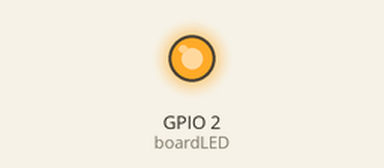
Bench run of a sketch on a simulated ESP32. On the bench: output pins drawn as LEDs (lit = HIGH). WiFi joins after 1.5 s; servers stay silent unless stated; the local clock reads 2024-03-15 10:24:30 at power-on unless the sketch sets it; random numbers use the default seed unless the sketch sets one; no MQTT or app messages arrive unless stated; what the sketch prints to the serial monitor is not drawn.

Above: at 2.22 s.
At 7.3 s:
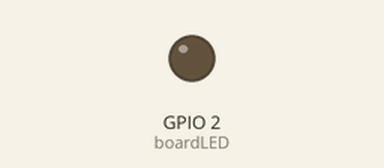
Timing chart, 0 to 15.5 s (numbered marks = the images above):
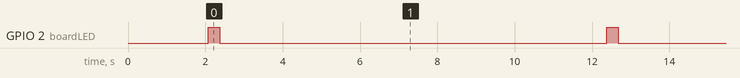

The sketch:

Aula05.ino
```cpp
/********************************************************************
 * Projeto: Envio de Dados MQTT com ESP32 (WiFi + NTP)
 * Autor: André Tritiack
 * Placa: DOIT ESP32 DEVKIT V1
 *
 * Descrição:
 * Este projeto conecta o ESP32 a uma rede Wi-Fi e a um Broker MQTT.
 * A cada 10 segundos, envia uma mensagem JSON com:
 * - ID do grupo
 * - ID do módulo
 * - IP local
 * - Data (YYYY-MM-DD)
 * - Hora (HH:MM:SS)
 *
 * Bibliotecas utilizadas:
 * - WiFi (nativa)
 * - time (nativa do ESP32)
 * - PubSubClient (instalar)
 * - ArduinoJson (instalar)
 *
 * Baseado em tutoriais da Random Nerd Tutorials e documentação oficial
 * da Espressif.
 ********************************************************************/

//----------------------------------------------------------
// Bibliotecas já disponíveis no ambiente ESP32

#include <WiFi.h>
#include <time.h>

//----------------------------------------------------------
// Bibliotecas a instalar pelo Gerenciador de Bibliotecas

#include <PubSubClient.h>
#include <ArduinoJson.h>

//----------------------------------------------------------
// Definições e configurações

#define boardLED 2 // LED onboard

// Identificadores
const char* ID        = "Vitugo e gananba";
const char* moduleID  = "ESP32_003";

// Wi-Fi
const char* SSID      = "iPhone de João";
const char* PASSWORD  = "batata12345";

// MQTT Broker
const char* BROKER_MQTT  = "74.179.84.66";
const int   BROKER_PORT  = 1883;

// Usuário e senha do Mosquitto Broker
const char* mqttUser     = "gs2024";
const char* mqttPassword = "q1w2e3r4";

// Tópico MQTT
#define TOPICO_PUBLISH  "esp32/2TDSPY"

//----------------------------------------------------------
// Variáveis globais

float temp, umid;

WiFiClient espClient;
PubSubClient MQTT(espClient);
char buffer[256]; // Buffer para o JSON serializado

//----------------------------------------------------------
// Setup inicial

void setup() {
    Serial.begin(115200);
    pinMode(boardLED, OUTPUT);
    digitalWrite(boardLED, LOW);

    initWiFi();
    initNTP();
    initMQTT();
}

//----------------------------------------------------------
// Loop principal

void loop() {

    leitorSensor();

    // Verifica e mantém conexões ativas com Wi-Fi e MQTT
    verificaConexoesWiFiEMQTT();

    // Captura data e hora via NTP
    struct tm timeinfo;
    getLocalTime(&timeinfo);

    char data[11]; // Formato: "YYYY-MM-DD"
    char hora[9];  // Formato: "HH:MM:SS"
    strftime(data, sizeof(data), "%Y-%m-%d", &timeinfo);
    strftime(hora, sizeof(hora), "%H:%M:%S", &timeinfo);

    // Montagem do documento JSON
    StaticJsonDocument<300> doc;

    // 1. Identificação
    doc["ID"]     = ID;
    doc["Sensor"] = moduleID;

    // 2. Rede
    doc["IP"]     = WiFi.localIP().toString();
    doc["MAC"]    = WiFi.macAddress();

    // 3. Data e hora
    doc["data"]   = data;
    doc["hora"]   = hora;

    // 4. Sensores
    doc["Temperatura"] = temp;
    doc["Umidade"] = umid;

    // Serializa JSON para string
    serializeJson(doc, buffer);

    // Exibe no monitor serial
    Serial.println(buffer);

    // Envia via MQTT
    enviaEstadoOutputMQTT();

    // Feedback visual
    piscaLed();

    // Intervalo de envio
    delay(10000);
}

//----------------------------------------------------------
// Conexão Wi-Fi

void initWiFi() {
    WiFi.begin(SSID, PASSWORD);
    Serial.print("Conectando ao Wi-Fi");
    while (WiFi.status() != WL_CONNECTED) {
        delay(1000);
        Serial.print(".");
    }
    Serial.println("\nWi-Fi conectado!");
    Serial.print("IP: ");
    Serial.println(WiFi.localIP());
    Serial.print("MAC Address: ");
    Serial.println(WiFi.macAddress());
}

void reconectaWiFi() {
    if (WiFi.status() != WL_CONNECTED) {
        Serial.println("Reconectando Wi-Fi...");
        initWiFi();
    }
}

//----------------------------------------------------------
// Configuração NTP (horário de Brasília)

void initNTP() {
    configTime(-3 * 3600, 0, "pool.ntp.org", "time.nist.gov");
    struct tm timeinfo;
    while (!getLocalTime(&timeinfo)) {
        Serial.println("Aguardando sincronização NTP...");
        delay(1000);
    }
    Serial.println("Horário sincronizado via NTP.");
}

//----------------------------------------------------------
// Conexão MQTT

void initMQTT() {
    MQTT.setServer(BROKER_MQTT, BROKER_PORT);
    while (!MQTT.connected()) {
        Serial.println("Conectando ao Broker MQTT...");
        if (MQTT.connect(moduleID, mqttUser, mqttPassword)) {
            Serial.println("Conectado ao Broker!");
        } else {
            Serial.print("Falha na conexão. Estado: ");
            Serial.println(MQTT.state());
            delay(2000);
        }
    }
}

void verificaConexoesWiFiEMQTT() {
    reconectaWiFi();
    if (!MQTT.connected()) {
        initMQTT();
    }
    MQTT.loop();
}

//----------------------------------------------------------
// Envio e feedback

void enviaEstadoOutputMQTT() {
    MQTT.publish(TOPICO_PUBLISH, buffer);
    Serial.println("Mensagem publicada com sucesso!");
}

void piscaLed() {
    digitalWrite(boardLED, HIGH);
    delay(300);
    digitalWrite(boardLED, LOW);
}

void leitorSensor() {
  temp = random(-10, 60);
  umid = random(0,100);
}
```

Measured:
- by itself, GPIO 2 (boardLED): alternates HIGH for 0.30 s and LOW for 10.0 s
